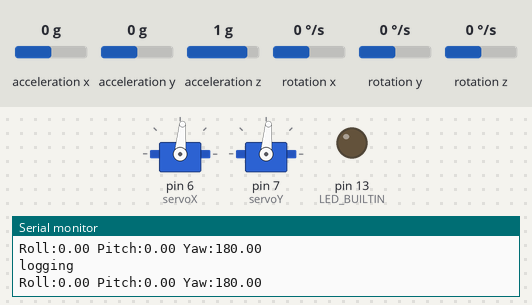
Bench run of a sketch on a simulated Arduino Uno, built with avr-gcc and run on an emulated ATmega328P. On the bench: 2 × servo, output pins drawn as LEDs (lit = HIGH), the last lines printed to the serial monitor. Wiring (inferred from the names in the program): MPU-6050 motion sensor at I2C address 0x68. The inputs (shaded band) are chosen by the test bench; at power-on: acceleration x 0 g, rotation x 0 °/s, rotation y 0 °/s, rotation z 0 °/s, acceleration y 0 g, acceleration z 1 g.

Above: at 3.1 s.
3.2 s: acceleration x set to -1.4 g
At 4.47 s:
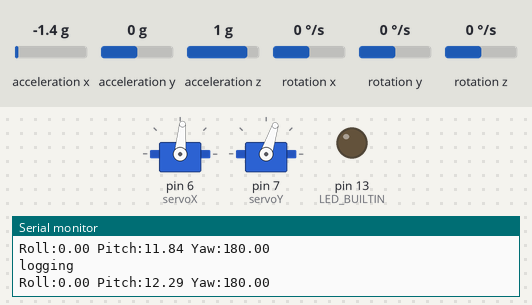
6.2 s: rotation x set to -100 °/s
At 7.4 s:
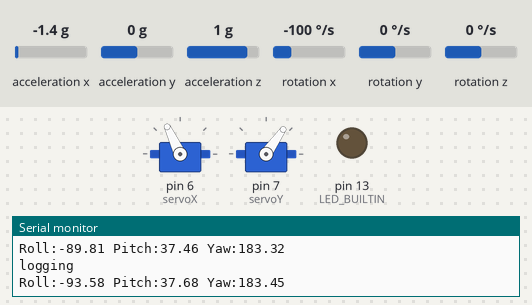
9.2 s: rotation y set to -100 °/s
At 12.1 s:
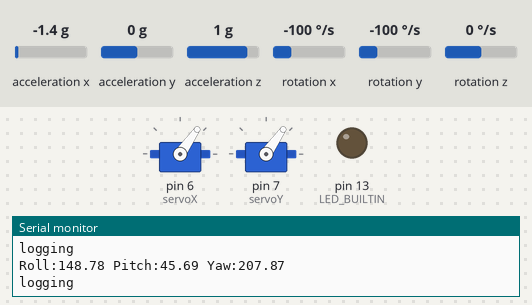
12.2 s: rotation x set to 0 °/s
15.2 s: rotation z set to -34 °/s
Timing chart, 0 to 19.2 s (numbered marks = the images above; inputs shaded):
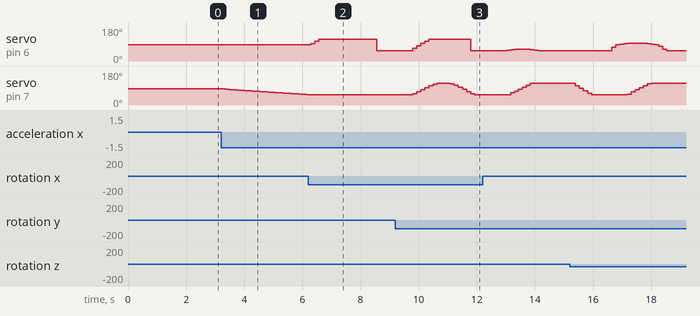

The sketch:

final_version_of_fc.ino
```cpp
#include <Servo.h>
#include <Wire.h>
#include <MadgwickAHRS.h>
#include <PID_v1.h>
//#include "Temprature.h"
// make filter for orientation
Madgwick filter;

//accel related variable
long accelX, accelY, accelZ;
float gForceX, gForceY, gForceZ;

//gyro related variable
long gyro_x_cal, gyro_y_cal, gyro_z_cal;
long gyroX, gyroY, gyroZ;
float rotX, rotY, rotZ;

//oritation related variable
float roll, pitch, heading;

// count sample rate
unsigned long microsPerReading, microsPrevious;

// PID library setup
double SetpointRoll = 0.0;// roll should be 90 when IMU is standing
double SetpointPitch = 0.0;
double InputRoll, OutputRoll, InputPitch, OutputPitch;

PID rollPID(&InputRoll, &OutputRoll, &SetpointRoll, 1, 0, 0, DIRECT);
PID pitchPID(&InputPitch, &OutputPitch, &SetpointPitch, 1, 0, 0, DIRECT);
// servo setup
Servo servoX;
Servo servoY;

//Temprature temp(21);

void setup()
{
  // turn off LED build in
  pinMode(LED_BUILTIN, OUTPUT);
  digitalWrite(LED_BUILTIN, LOW);
  // attach servo X and Y
  servoX.attach(6); // roll control
  servoY.attach(7); // pitch control
  servoX.write(85);
  servoY.write(85);
  Serial.begin(9600);
  Wire.begin();
  setupMPU();

  // turn on PID
  rollPID.SetOutputLimits(-30, 30);
  rollPID.SetMode(AUTOMATIC);
  pitchPID.SetOutputLimits(-30, 30);
  pitchPID.SetMode(AUTOMATIC);

  // 加速度计校准
  for (int cal_int = 0; cal_int < 2000; cal_int++)
  {                                //Run this code 2000 times
    recordGyroRegistersForSetUp(); //Read the raw acc and gyro data from the MPU-6050
    gyro_x_cal += gyroX;           //Add the gyro x-axis offset to the gyro_x_cal variable
    gyro_y_cal += gyroY;           //Add the gyro y-axis offset to the gyro_y_cal variable
    gyro_z_cal += gyroZ;           //Add the gyro z-axis offset to the gyro_z_cal variable
  }
  gyro_x_cal /= 2000; //Divide the gyro_x_cal variable by 2000 to get the avarage offset
  gyro_y_cal /= 2000; //Divide the gyro_y_cal variable by 2000 to get the avarage offset
  gyro_z_cal /= 2000; //Divide the gyro_z_cal variable by 2000 to get the avarage offset
  //setup filter setup sample rate of IMU data to 25Hz
  filter.begin(25);
  //always at last line 25Hz for the filter
  microsPerReading = 1000000 / 25;
  microsPrevious = micros();
}
// for plane X axis is PITCH, Y is ROll, Z is yaw

void loop()
{
  Serial.println("logging");
  // pitch is Y, roll is X
  unsigned long microsNow;
  microsNow = micros();
  if (microsNow - microsPrevious >= microsPerReading)
  {
    recordAccelRegisters();
    recordGyroRegisters();
    //printData();
    filter.updateIMU(rotX, rotY, rotZ, gForceX, gForceY, gForceZ);
    roll = filter.getRoll();
    pitch = filter.getPitch();
    heading = filter.getYaw();
    InputRoll = roll;
    InputPitch = pitch;
    rollPID.Compute();
    pitchPID.Compute();
    printOritation();
    servoX.write(85 + OutputRoll);
    servoY.write(85 + OutputPitch);
    delay(15);
    microsPrevious = microsPrevious + microsPerReading; // very imporant line, do not remove
  }
}

//print roll pitch yaw and PID
void printOritation()
{
  Serial.print("Roll:");
  Serial.print(roll);
  Serial.print(" Pitch:");
  Serial.print(pitch);
  Serial.print(" Yaw:");
  Serial.println(heading);
}

// call in setup()
void setupMPU()
{
  Wire.beginTransmission(0b1101000); //This is the I2C address of the MPU (b1101000/b1101001 for AC0 low/high datasheet sec. 9.2)
  Wire.write(0x6B);                  //Accessing the register 6B - Power Management (Sec. 4.28)
  Wire.write(0b00000000);            //Setting SLEEP register to 0. (Required; see Note on p. 9)
  Wire.endTransmission();
  Wire.beginTransmission(0b1101000); //I2C address of the MPU
  Wire.write(0x1B);                  //Accessing the register 1B - Gyroscope Configuration (Sec. 4.4)
  Wire.write(0x00000000);            //Setting the gyro to full scale +/- 250deg./s
  Wire.endTransmission();
  Wire.beginTransmission(0b1101000); //I2C address of the MPU
  Wire.write(0x1C);                  //Accessing the register 1C - Acccelerometer Configuration (Sec. 4.5)
  Wire.write(0b00000000);            //Setting the accel to +/- 2g
  Wire.endTransmission();
}

// get accel data
void recordAccelRegisters()
{
  Wire.beginTransmission(0b1101000); //I2C address of the MPU
  Wire.write(0x3B);                  //Starting register for Accel Readings
  Wire.endTransmission();
  Wire.requestFrom(0b1101000, 6); //Request Accel Registers (3B - 40)
  while (Wire.available() < 6)
    ;
  accelX = Wire.read() << 8 | Wire.read(); //Store first two bytes into accelX
  accelY = Wire.read() << 8 | Wire.read(); //Store middle two bytes into accelY
  accelZ = Wire.read() << 8 | Wire.read(); //Store last two bytes into accelZ
  processAccelData();
}

// process accel data
void processAccelData()
{
  gForceX = accelX / 16384.0;
  gForceY = accelY / 16384.0;
  gForceZ = accelZ / 16384.0;
}

// read gyro for setup caliberation
void recordGyroRegistersForSetUp()
{
  Wire.beginTransmission(0b1101000); //I2C address of the MPU
  Wire.write(0x43);                  //Starting register for Gyro Readings
  Wire.endTransmission();
  Wire.requestFrom(0b1101000, 6); //Request Gyro Registers (43 - 48)
  while (Wire.available() < 6)
    ;
  gyroX = Wire.read() << 8 | Wire.read(); //Store first two bytes into accelX
  gyroY = Wire.read() << 8 | Wire.read(); //Store middle two bytes into accelY
  gyroZ = Wire.read() << 8 | Wire.read(); //Store last two bytes into accelZ
}

// get gyro data
void recordGyroRegisters()
{
  Wire.beginTransmission(0b1101000); //I2C address of the MPU
  Wire.write(0x43);                  //Starting register for Gyro Readings
  Wire.endTransmission();
  Wire.requestFrom(0b1101000, 6); //Request Gyro Registers (43 - 48)
  while (Wire.available() < 6)
    ;
  gyroX = Wire.read() << 8 | Wire.read(); //Store first two bytes into accelX
  gyroY = Wire.read() << 8 | Wire.read(); //Store middle two bytes into accelY
  gyroZ = Wire.read() << 8 | Wire.read(); //Store last two bytes into accelZ
  processGyroData();
}

// process gyro data
void processGyroData()
{
  gyroX -= gyro_x_cal;
  gyroY -= gyro_y_cal;
  gyroZ -= gyro_z_cal;
  rotX = gyroX / 131.0;
  rotY = gyroY / 131.0;
  rotZ = gyroZ / 131.0;
}

void printData()
{
  Serial.print("Gyro (deg)");
  Serial.print(" X=");
  Serial.print(rotX);
  Serial.print(" Y=");
  Serial.print(rotY);
  Serial.print(" Z=");
  Serial.print(rotZ);
  Serial.print(" Accel (g)");
  Serial.print(" X=");
  Serial.print(gForceX);
  Serial.print(" Y=");
  Serial.print(gForceY);
  Serial.print(" Z=");
  Serial.println(gForceZ);
}
```

Measured:
- after the input at 3.2 s, servo on pin 7 (servoY): moves from 85° to 55° over 2.8 s, starting after 0.15 s
- after the input at 6.2 s, servo on pin 6 (servoX): 85° → 92° after 0.08 s, → 104° 0.14 s later, → 115° 0.14 s later, → 55° 2.0 s later
- after the input at 9.2 s, servo on pin 7 (servoY): rises from 55° to 115° in 0.84 s, then falls to 55° in 1.3 s
